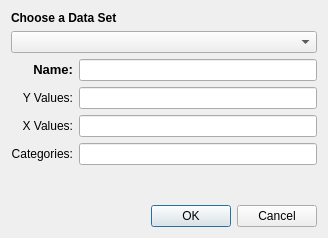
<ui version="4.0" >
 <class>CellRegionDialog</class>
 <widget class="QDialog" name="CellRegionDialog" >
  <property name="geometry" >
   <rect>
    <x>0</x>
    <y>0</y>
    <width>328</width>
    <height>238</height>
   </rect>
  </property>
  <property name="windowTitle" >
   <string>Dialog</string>
  </property>
  <layout class="QGridLayout" name="gridLayout" >
   <item row="7" column="1" >
    <widget class="QDialogButtonBox" name="buttonBox" >
     <property name="orientation" >
      <enum>Qt::Horizontal</enum>
     </property>
     <property name="standardButtons" >
      <set>QDialogButtonBox::Cancel|QDialogButtonBox::Ok</set>
     </property>
    </widget>
   </item>
   <item row="6" column="1" >
    <spacer name="verticalSpacer" >
     <property name="orientation" >
      <enum>Qt::Vertical</enum>
     </property>
     <property name="sizeHint" stdset="0" >
      <size>
       <width>20</width>
       <height>40</height>
      </size>
     </property>
    </spacer>
   </item>
   <item row="1" column="0" colspan="2" >
    <widget class="QComboBox" name="dataSets" />
   </item>
   <item row="3" column="1" >
    <widget class="QLineEdit" name="yDataRegion" />
   </item>
   <item row="3" column="0" >
    <widget class="QLabel" name="label" >
     <property name="text" >
      <string>Y Values:</string>
     </property>
     <property name="alignment" >
      <set>Qt::AlignRight|Qt::AlignTrailing|Qt::AlignVCenter</set>
     </property>
    </widget>
   </item>
   <item row="4" column="0" >
    <widget class="QLabel" name="label_2" >
     <property name="text" >
      <string>X Values:</string>
     </property>
     <property name="alignment" >
      <set>Qt::AlignRight|Qt::AlignTrailing|Qt::AlignVCenter</set>
     </property>
    </widget>
   </item>
   <item row="4" column="1" >
    <widget class="QLineEdit" name="xDataRegion" />
   </item>
   <item row="0" column="0" colspan="2" >
    <widget class="QLabel" name="label_3" >
     <property name="text" >
      <string>&lt;b>Choose a Data Set&lt;/b></string>
     </property>
    </widget>
   </item>
   <item row="5" column="1" >
    <widget class="QLineEdit" name="categoryDataRegion" />
   </item>
   <item row="5" column="0" >
    <widget class="QLabel" name="label_5" >
     <property name="text" >
      <string>Categories:</string>
     </property>
     <property name="alignment" >
      <set>Qt::AlignRight|Qt::AlignTrailing|Qt::AlignVCenter</set>
     </property>
    </widget>
   </item>
   <item row="2" column="0" >
    <widget class="QLabel" name="label_6" >
     <property name="text" >
      <string>&lt;!DOCTYPE HTML PUBLIC "-//W3C//DTD HTML 4.0//EN" "http://www.w3.org/TR/REC-html40/strict.dtd">
&lt;html>&lt;head>&lt;meta name="qrichtext" content="1" />&lt;style type="text/css">
p, li { white-space: pre-wrap; }
&lt;/style>&lt;/head>&lt;body style=" font-family:'Sans Serif'; font-size:10pt; font-weight:400; font-style:normal;">
&lt;p align="right" style=" margin-top:0px; margin-bottom:0px; margin-left:0px; margin-right:0px; -qt-block-indent:0; text-indent:0px;">&lt;span style=" font-weight:600;">Name:&lt;/span>&lt;/p>&lt;/body>&lt;/html></string>
     </property>
     <property name="alignment" >
      <set>Qt::AlignRight|Qt::AlignTrailing|Qt::AlignVCenter</set>
     </property>
    </widget>
   </item>
   <item row="2" column="1" >
    <widget class="QLineEdit" name="labelDataRegion" />
   </item>
  </layout>
 </widget>
 <resources/>
 <connections>
  <connection>
   <sender>buttonBox</sender>
   <signal>accepted()</signal>
   <receiver>CellRegionDialog</receiver>
   <slot>accept()</slot>
   <hints>
    <hint type="sourcelabel" >
     <x>248</x>
     <y>254</y>
    </hint>
    <hint type="destinationlabel" >
     <x>157</x>
     <y>274</y>
    </hint>
   </hints>
  </connection>
  <connection>
   <sender>buttonBox</sender>
   <signal>rejected()</signal>
   <receiver>CellRegionDialog</receiver>
   <slot>reject()</slot>
   <hints>
    <hint type="sourcelabel" >
     <x>316</x>
     <y>260</y>
    </hint>
    <hint type="destinationlabel" >
     <x>286</x>
     <y>274</y>
    </hint>
   </hints>
  </connection>
 </connections>
</ui>
